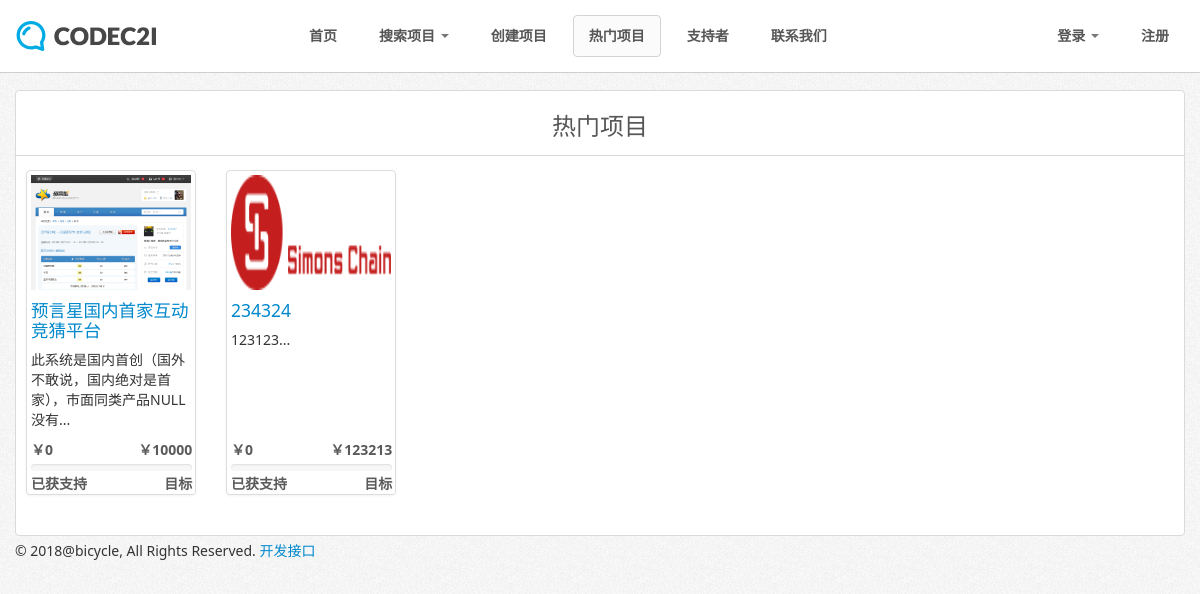
The page /top-projects.php on the database its author committed.
### tables this page shows
CREATE TABLE IF NOT EXISTS `investments` (
  `id` bigint(20) unsigned NOT NULL AUTO_INCREMENT,
  `creator_id` bigint(20) unsigned NOT NULL,
  `created` datetime NOT NULL,
  `name` varchar(150) NOT NULL,
  `description` varchar(250) NOT NULL,
  `investment_wanted` bigint(20) unsigned NOT NULL,
  `amount_invested` bigint(20) unsigned NOT NULL,
  `invested` enum('0','1') NOT NULL DEFAULT '0',
  `expires` datetime NOT NULL,
  `main_picture` varchar(255) NOT NULL,
  `status` enum('0','1','2') NOT NULL DEFAULT '0',
  `thumbnail` varchar(255) NOT NULL,
  `main_description` text NOT NULL,
  `category_id` bigint(20) unsigned NOT NULL,
  `investment_message` varchar(200) NOT NULL,
  `investor_count` bigint(20) unsigned NOT NULL,
  `featured` enum('0','1') NOT NULL DEFAULT '0',
  `project_closed_message` varchar(200) NOT NULL,
  `top_theme` enum('0','1') NOT NULL DEFAULT '0',
  `theme` varchar(255) NOT NULL,
  `custom_theme` enum('0','1') NOT NULL DEFAULT '0',
  `ctheme` varchar(255) NOT NULL,
  `video` varchar(255) NOT NULL,
  PRIMARY KEY (`id`)
);

### includes/classes/database.class.php (called while the page is built, shortened)
<?php
class MySQLDatabase {
	private $connection;
	public function open_connection() {
		$this->connection = mysqli_connect(DB_SERVER, DB_USER, DB_PASS, DB_NAME);
		mysqli_query($this->connection, 'SET NAMES utf8');
	}
	public function query($sql) {
		$result = mysqli_query($this->connection, $sql);
		return $result;
	}
   public function fetch_array($result_set) {
    return mysqli_fetch_array($result_set);
   }
}
$database = new MySQLDatabase();

### includes/classes/investments.class.php (called while the page is built, shortened)
<?php
class Investments {
	protected static $db_fields = array('id','creator_id','created','name','description','investment_wanted','amount_invested', 'contract_address','invested','expires','main_picture','status','investment_id','question','answer','datetime','user_id','date_pledged','message','sent','type','amount','number_left','thumbnail','main_description','category_id','investment_message','investor_count','featured','project_closed_message','investment_id','question','answer','datetime','user_id','amount','date_invested','message','sent','type','title','theme','top_theme','custom_theme','ctheme','video');
	public static function get_top_projects($max = 50){
		return self::find_by_sql("SELECT id,name,investment_wanted,amount_invested,description,thumbnail,expires FROM investments WHERE status = '1' ORDER BY investor_count DESC LIMIT $max ");
	}
  	public static function find_by_sql($sql="") {
    global $database;
    $result_set = $database->query($sql);
    $object_array = array();
    while ($row = $database->fetch_array($result_set)) {
      $object_array[] = self::instantiate($row);
    }
    return $object_array;
    }
	private static function instantiate($record) {
    	$object = new self;
		foreach($record as $attribute=>$value){
		  if($object->has_attribute($attribute)) {
		    $object->$attribute = $value;
		  }
		}
		return $object;
	}
	private function has_attribute($attribute) {
	  return array_key_exists($attribute, $this->attributes());
	}
	protected function attributes() {
	  $attributes = array();
	  foreach(self::$db_fields as $field) {
	    if(property_exists($this, $field)) {
	      $attributes[$field] = $this->$field;
	    }
	  }
	  return $attributes;
	}
}

### top-projects.php (the view, shortened to what this page needs)
<?php require_once("includes/inc_files.php");
$top_projects = Investments::get_top_projects();
?>
<?php $page_title = "热门项目"; require_once("includes/themes/".THEME_NAME."/header.php"); ?>
<div class="title">
	<h1><?php echo $page_title; ?></h1>
</div>
	<ul class="thumbnails">
		<?php foreach($top_projects as $data): ?>
		<li class="span2">
			<div class="thumbnail" style="height: 315px;position: relative;">
				<img src="<?php echo WWW; ?>assets/project/<?php echo $data->id."/images/".$data->thumbnail; ?>" alt="Image" />
				<a href="<?php echo WWW."project.php?id=".$data->id; ?>">
					<h4><?php echo $data->name; ?></h4>
				</a>
				<p><?php echo substr($data->description, 0, 100)."..."; ?></p>
				<div style="position: absolute; bottom: 0;width: 96%;">
					<span style="float:left;" class="progress_title"><?php echo CURRENCYSYMBOL.$data->amount_invested; ?></span> <span style="float:right;" class="progress_title"><?php echo CURRENCYSYMBOL.$data->investment_wanted; ?></span>
					<div class="progress progress-success progress-striped" style="height:7px;margin-top: 4px;margin-bottom:3px;"><div class="bar" style="width: <?php echo $percentage; ?>%"></div></div>
					<span style="float:left;" class="progress_title">已获支持</span><span style="float:right;" class="progress_title">目标</span>
				</div>
			</div>
		</li>
		<?php endforeach; ?>
	</ul>
<?php require_once("includes/themes/".THEME_NAME."/footer.php"); ?>

### includes/themes/mds_light/css/main.css (style rules this page uses)
body { margin: 90px 0 0 0 !important; background: white url('../img/bgnoise.png') repeat; }
#content .title { text-align: center; border-bottom: 1px solid #dadada; margin: 0px -10px 14px; color: #565656; }
#content .title h1 { font-size: 24px; line-height: 30px; margin-bottom: 14px; }
.progress { margin-bottom: 0px; }

### includes/global/css/custom.css (style rules this page uses)
.thumbnails .span2 .thumbnail img { height: 115px; }
.progress_title { color: rgb(90, 90, 90); font-weight: bold; }

### rows shown on the page
investments: thumbnail (picture), name "预言星国内首家互动竞猜平台", description "此系统是国内首创（国外不敢说，国内绝对是首家），市面同类产品NULL没有", amount_invested "0", investment_wanted "10000"
investments: thumbnail (picture), name "234324", description "123123", amount_invested "0", investment_wanted "123213"

### other values the page prints
$page_title "热门项目"
